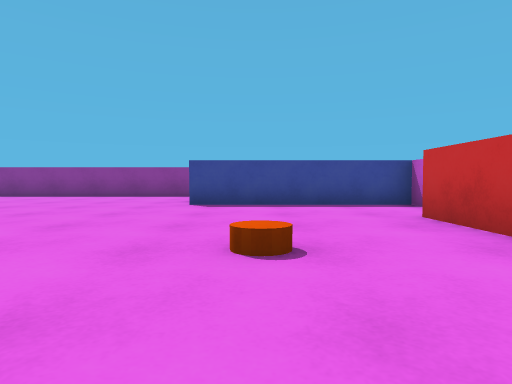
View 1 (above)

17 first-person views from a walk through a Unity game level. The camera is 0.55 m above the floor, tilts 2° down and sees 75° across. The floor is counted in squares, 1 m on a side. Each view is taken from the middle of a square. On the plan, view 1 faces up. The plan holds only what a view shows up to about 9 squares ahead; the rest is blank. The player character is not drawn.

View 2
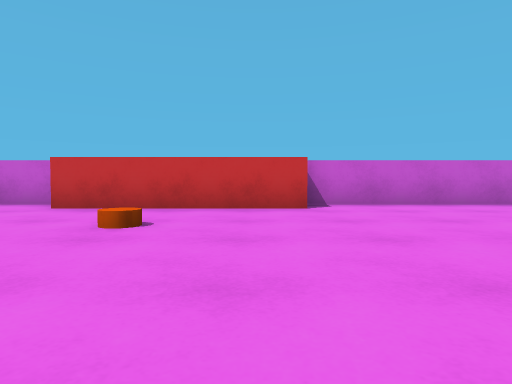

View 3
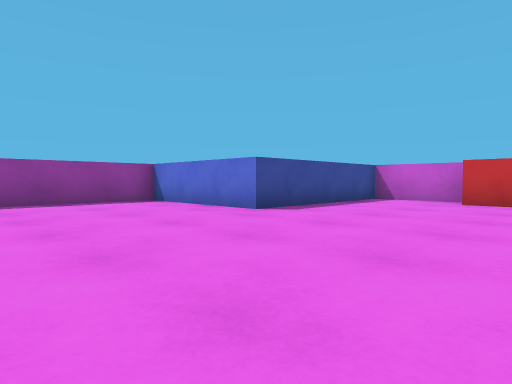

View 4
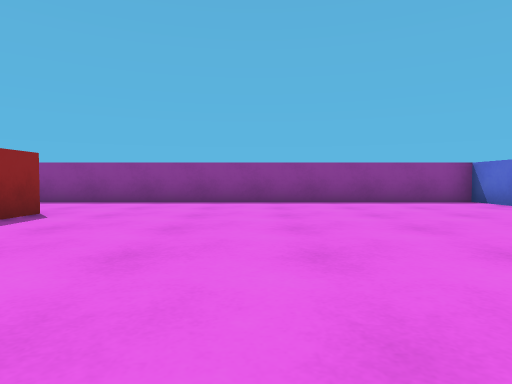

View 5
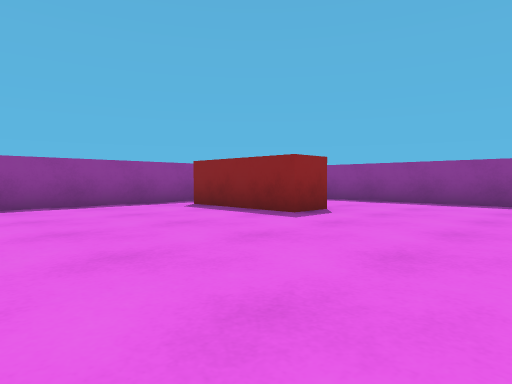

View 6
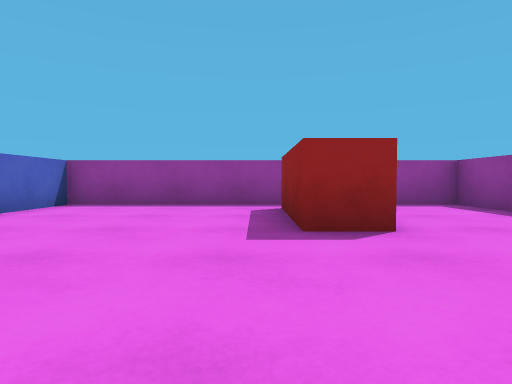

View 7
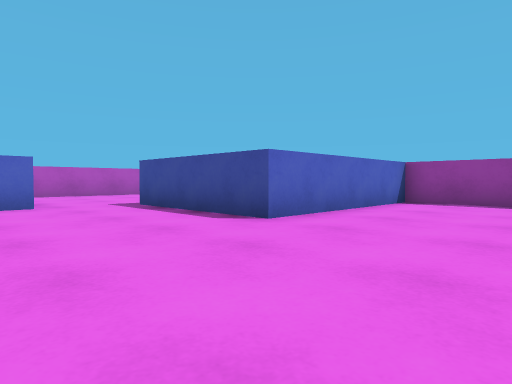

View 8
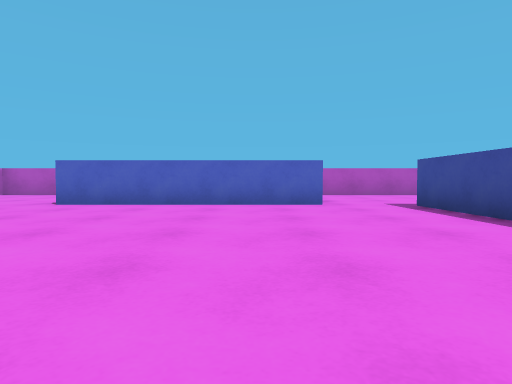

View 9
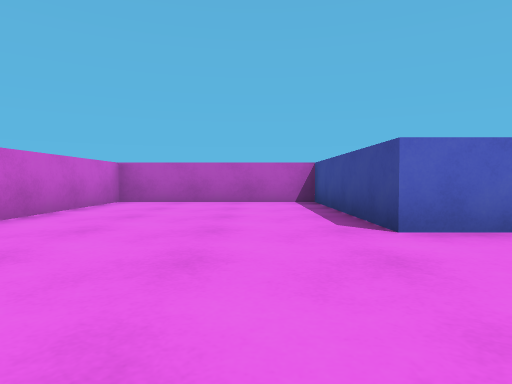

View 10
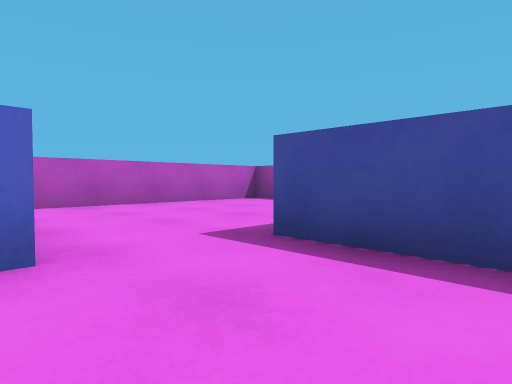

View 11
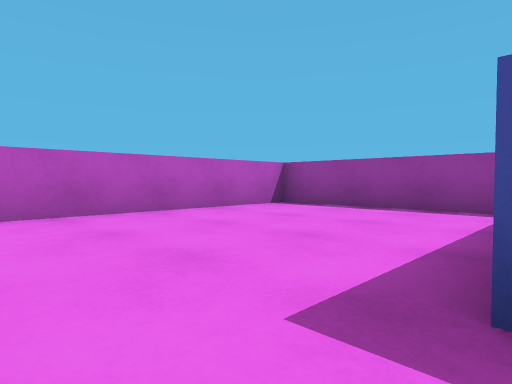

View 12
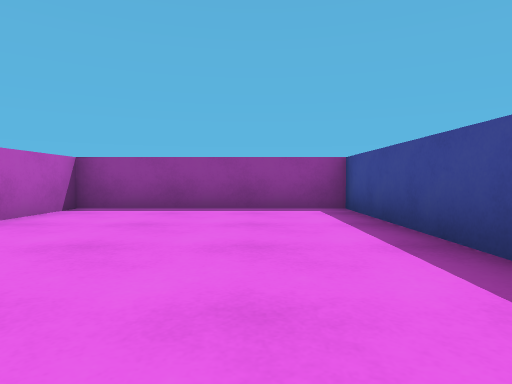

View 13
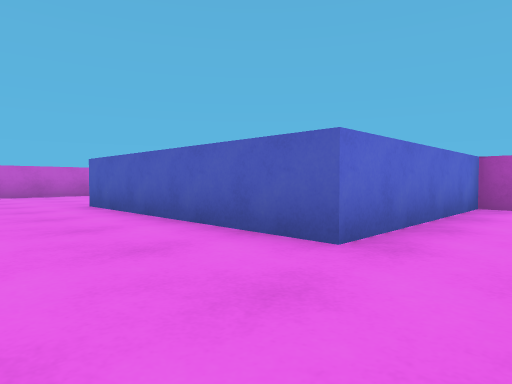

View 14
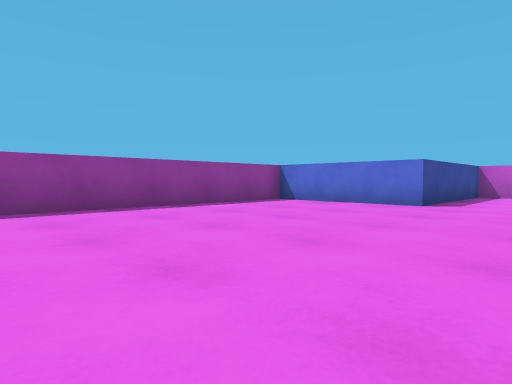

View 15
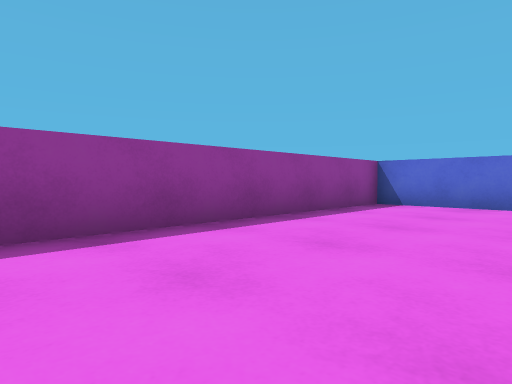

View 16
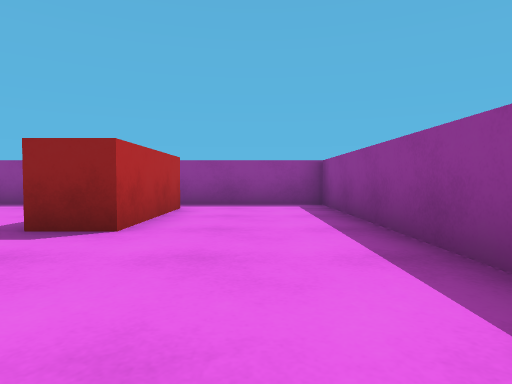

View 17
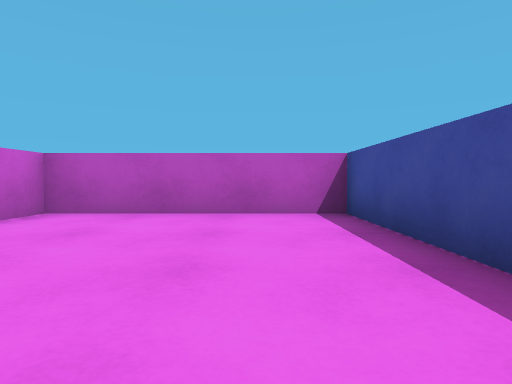

### Floor plan
Ten units are one square. View 1 is at (0, 0); x grows to the right and y downward. Boxes are objects, and circles mark ways between rooms. Rooms are numbered by the first view taken in them; rooms with no view inside come last. Other rooms are left out.
<svg viewBox="-150 -120 190 190">
<path fill="none" stroke="#000" d="M-75 25 -75 15 -15 15 -15 65 35 65 35 1M25 1 25 -50M35 -51 35 -75 -15 -75 -15 -115 -145 -115 -145 -28 -95 -28 -95 12M-136 -85 -106 -85 -106 -75 -136 -75M-102 12 -145 12 -145 65 -75 65 -75 25"/>
<rect x="-5" y="-35" width="10" height="10" fill="#bbb"><title>cylinder</title></rect>
<circle cx="-85" cy="15" r="3" fill="#2a7"/>
<text x="-50" y="-40">1</text>
<text x="-110" y="40">2</text>
</svg>
Room 1 opens to room 2.

Where each view was taken, in squares from view 1:
view 1: 0 up, 0 right, facing up
view 2: 1 up, 4 left, facing right
view 3: 3 up, 6 left, facing up-right
view 4: 3 up, 7 left, facing up
view 5: 3 up, 7 left, facing up-left
view 6: 7 up, 7 left, facing left
view 7: 6 up, 6 left, facing down-left
view 8: 6 up, 6 left, facing down
view 9: 2 up, 0 right, facing down
view 10: 1 up, 7 left, facing down-left
view 11: 1 down, 8 left, facing down-left
view 12: 3 down, 8 left, facing left
view 13: 1 up, 9 left, facing down-right
view 14: 5 up, 9 left, facing up-right
view 15: 8 up, 9 left, facing up-right
view 16: 10 up, 7 left, facing left
view 17: 1 down, 0 right, facing down
